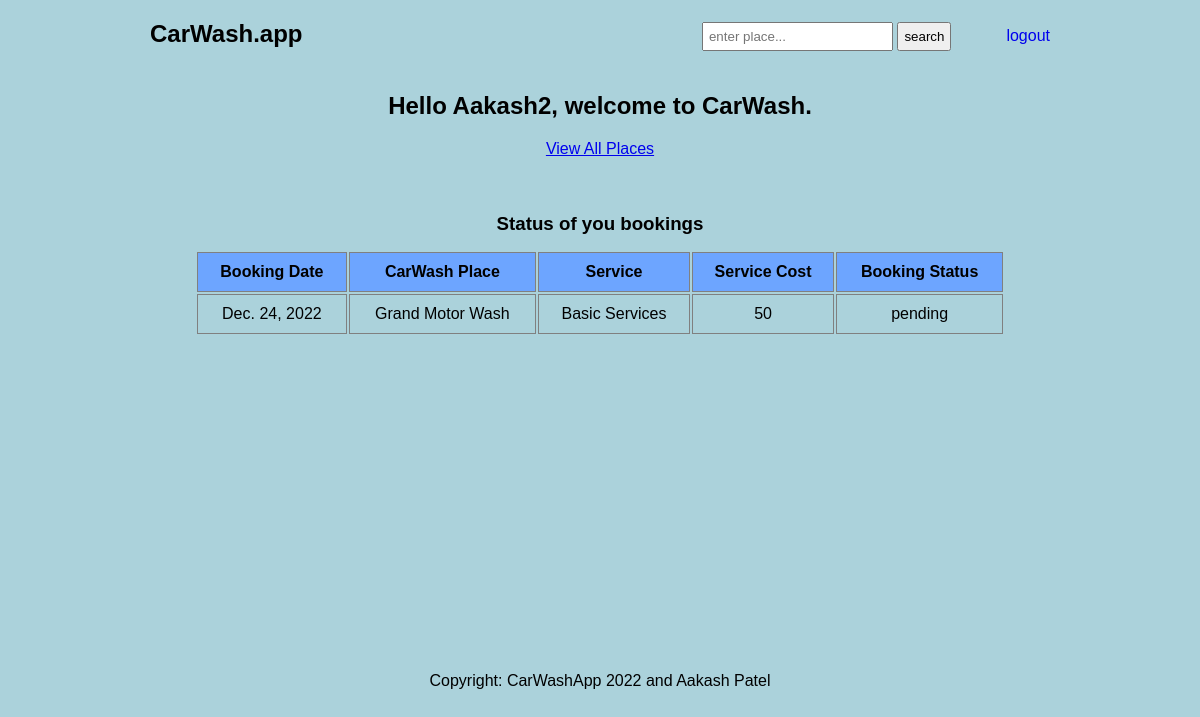
The page / (signed in) on the database its author committed.
### carwash/models.py (models this page shows, shortened)
class Booking(models.Model):
    customer = models.ForeignKey(
        get_user_model(), verbose_name="customer", on_delete=models.SET_NULL, null=True
    )
    carwash = models.ForeignKey(
        CarWashPlace, verbose_name="carwash place", on_delete=models.SET_NULL, null=True
    )
    service = models.ForeignKey(CarWashService, verbose_name="services", null=True, on_delete=models.DO_NOTHING)
    status = models.ForeignKey(
        BookingStatus, verbose_name="booking status", on_delete=models.DO_NOTHING, null=True,
    )
    date = models.DateField(blank=True, null=True, default=now)
    def __str__(self):
        return f"Booking for {self.customer.username} on {self.date} at {self.carwash.name} is {self.status.status}"

class CarWashPlace(models.Model):
    name = models.CharField(verbose_name="carwash name", max_length=160)
    services = models.ManyToManyField(CarWashService, verbose_name="services")
    slots = models.IntegerField(default=5, verbose_name='slots available today')
    slots_last_refresh = models.DateField(default=now(), verbose_name='slots refreshed on')

class CarWashService(models.Model):
    name = models.CharField(max_length=40, verbose_name="carwash service")
    price = models.IntegerField(verbose_name="price", default=100)

class BookingStatus(models.Model):
    status = models.CharField(max_length=40, verbose_name="status")

### carwash/views.py (the view)
# urls.py: path("", views.home, name="home"),
def home(request):
    user = request.user
    print(user)
    bookings = []
    shops = CarWashPlace.objects.all()
    reset_slots_availability(shops)
    if user.is_authenticated:
        bookings = Booking.objects.filter(customer__id=user.id).prefetch_related('customer').select_related('carwash').select_related('status').order_by('-date')
        print(bookings[0])
    context = {
        "page": "Home",
        "user": user,
        "bookings" : bookings,
    }
    return render(request, template_name="carwash/index.html", context=context)

### carwash/views.py (called while the page is built)
def reset_slots_availability(car_wash_shops):
    for shop in car_wash_shops:
        last_refresh = shop.slots_last_refresh
        last_refresh_date = datetime.datetime.strptime(str(last_refresh), "%Y-%m-%d").date()
        now = datetime.datetime.today().date()
        print(last_refresh_date, now)
        print(last_refresh_date > now)
        print(now > last_refresh_date)
        if now > last_refresh_date:
            default_numberof_slots = CarWashPlace._meta.get_field('slots').get_default()
            shop.slots = default_numberof_slots
            shop.slots_last_refresh = now
            shop.save()

### templates/carwash/index.html (shortened to what this page needs)
{% extends 'base/index.html' %}
{% block main %}
    <div class="center-flex flex-column mt-40">
        {% if request.user.is_authenticated %}
        <h2>Hello <span class="username">{{request.user}}</span>, welcome to CarWash.</h2>
        {% else %}
        <h3>Please <a href="{% url 'login' %}">Login</a> to see your bookings.</h3>
        {% endif %}
        <a class="mt-20" href="{% url 'search' %}?all=1 ">View All Places</a>
    </div>
    {% if bookings  %}
        <div class="booking-list center-flex flex-column">
            <h3>Status of you bookings</h3>
            <table border="0">
                <thead>
                    <tr>
                        <th>Booking Date</th>
                        <th>CarWash Place</th>
                        <th>Service</th>
                        <th>Service Cost</th>
                        <th>Booking Status</th>
                    </tr>
                </thead>
                <tbody>
                    {% for booking in bookings %}
                        <tr>
                            <td>{{booking.date}}</td>
                            <td>{{booking.carwash.name}}</td>
                            <td>{{booking.service.name}}</td>
                            <td>{{booking.service.price}}</td>
                            <td>{{booking.status.status}}</td>
                        </tr>
                    {% endfor %}
                </tbody>
            </table>
        </div>
    {% endif %}
{% endblock main %}

### assets/css/style.css (style rules this page uses)
* { margin: 0; padding: 0; box-sizing: border-box; }
html { background: #abd2db; font-family: Arial, Helvetica, sans-serif; }
body { width: 90%; max-width: 900px; margin: 0 auto; min-height: 100vh; }
h3 { line-height: 2rem; }
.center-flex { display: flex; justify-content: center; }
.flex-column { align-items: center; flex-direction: column; }
.mt-20 { margin-top: 20px; }
.mt-40 { margin-top: 40px; }
.username { text-transform: capitalize; }
.booking-list { margin-top: 50px; }
table { text-align: center; width: 90%; margin-inline: auto; margin-top: 10px; overflow-y: scroll; }
table th, table td { padding: 10px; border: 1px solid gray; font-size: 1rem; }
table th { background: #6da5ff; font-weight: 600; }
table tr { padding: 0; }

### rows shown on the page
Booking: date "Dec. 24, 2022", carwash.name "Grand Motor Wash", service.name "Basic Services", service.price "50", status.status "pending"

### other values the page prints
{{ request.user }} "Aakash2"
